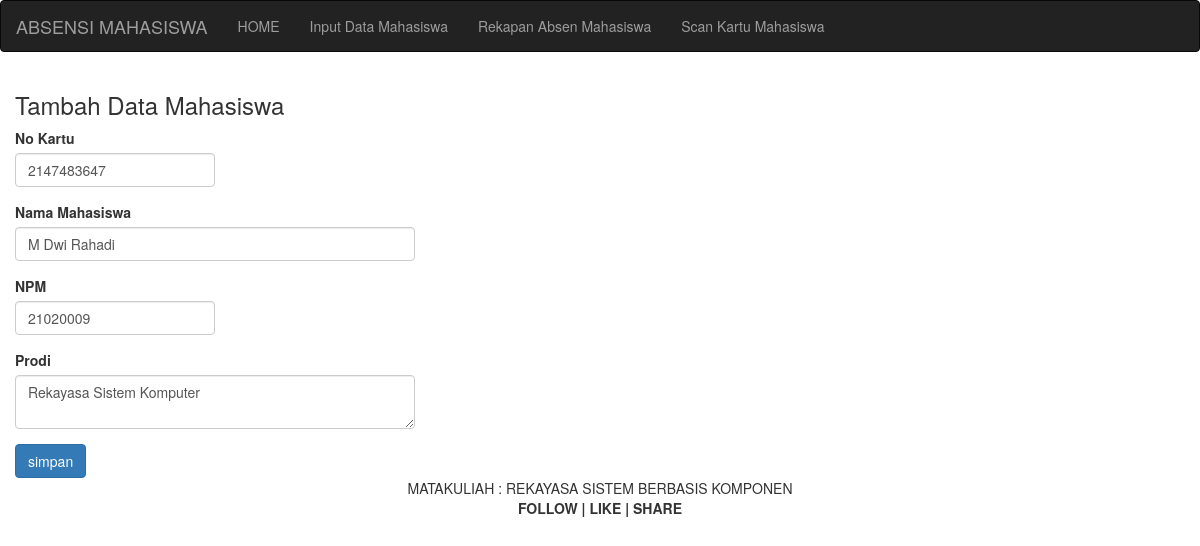
Page /absen/edit.php?id=3 on the committed database.
### tables this page shows
CREATE TABLE `mahasiswa` (
  `id` int(11) NOT NULL,
  `nokartu` varchar(15) NOT NULL,
  `nama` varchar(25) NOT NULL,
  `NPM` varchar(15) NOT NULL,
  `Prodi` varchar(30) NOT NULL
);

### absen/edit.php (the view, shortened to what this page needs)
<?php
	include "koneksi.php";
	$id = $_GET['id'];
	$cari = mysqli_query($konek, "select * from mahasiswa where id='$id'");
	$hasil = mysqli_fetch_array($cari);
?>
<!DOCTYPE html>
<html>
<head>
	<?php include "header.php"; ?>
</head>
<body>
	<?php include "menu.php"; ?>
	<div class="container-fluid">
		<h3>Tambah Data Mahasiswa</h3>
		<form method="POST">
			<div class="form-group">
				<label>No Kartu</label>
				<input type="text" name="nokartu" id="nokartu" placeholder="No Kartu" class="form-control" style="width: 200px" value="<?php echo $hasil['nokartu']; ?>">
			</div>
			<div class="form-group">
				<label>Nama Mahasiswa</label>
				<input type="text" name="nama" id="nama" placeholder="Nama Mahasiswa" class="form-control" style="width: 400px" value="<?php echo $hasil['nama']; ?>">
			</div>
			<div class="form-group">
				<label>NPM</label>
				<input type="text" name="NPM" id="NPM" placeholder
				="NPM" class="form-control" style="
					width: 200px" value="<?php echo $hasil['NPM']; ?>">
			</div>
				<div class="form-group">
				<label>Prodi</label>
				<textarea class="form-control" name="Prodi" id="Prodi"
				placeholder="Prodi" style="width: 400px"><?php echo $hasil['Prodi']; ?></textarea>
			</div>
			<button class="btn btn-primary" name="btnSimpan" id="btnSimpan
			">simpan</button>
		</form>
	</div>
	<?php include "footer.php"; ?>
</body>
</html>

### rows in the picture
mahasiswa: nokartu "2147483647", nama "M Dwi Rahadi", NPM "21020009", Prodi "Rekayasa Sistem Komputer"
